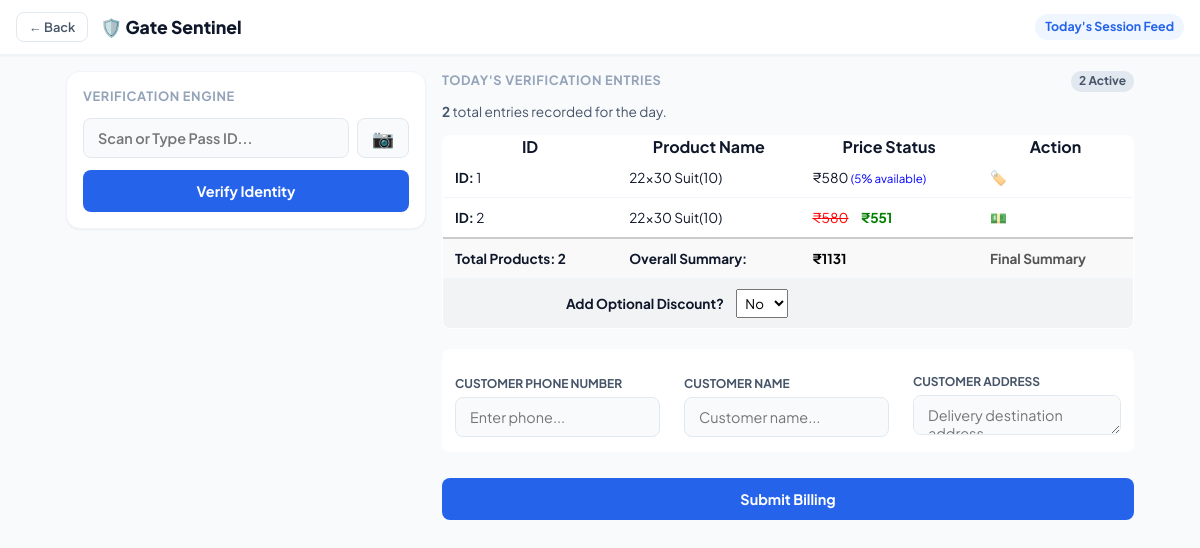
The app's page /new_billing (signed in) with its own data.
### app.py (models this page shows, shortened)
class Product(db.Model) :
    id = db.Column(db.Integer,primary_key=True)
    product_name = db.Column(db.String(100))
    product_id = db.Column(db.String(100))
    product_selling_amount = db.Column(db.Integer)
    product_raw_amount = db.Column(db.Integer)
    backup_product_selling_amount = db.Column(db.Integer, default=None)  # New field to store the original selling amount for discount restoration
    backup_product_raw_amount = db.Column(db.Integer, default=None)  # New field to store the original raw amount for discount restoration
    discount = db.Column(db.Integer)
    product_location = db.Column(db.String(100))
    product_entry_date = db.Column(db.String(100))
    product_exit_date = db.Column(db.DateTime, default=None)
    Customer_id = db.Column(db.Integer, db.ForeignKey('customer.id'), default=None)
    status = db.Column(db.String(20), default='active')  # active, sold, expired, etc.

### app.py (the view, shortened to what this page needs)
@app.route('/new_billing', methods=['GET', 'POST'])
@login_required
def new_billing():
    bill = Billing.query.all()
    selled_products = SelledProduct.query.order_by(SelledProduct.scanned_at.desc()).all()
    products = Product.query.filter_by(status='scanned').all()
    return render_template('new_billing.html',bill=bill,
        selled_products=selled_products,
        products=products,
        customer_no='',
        customer_name='',
        customer_address=''
    )

### app.py (called while the page is built)
@login_manager.user_loader
def load_user(user_id):
    uid = int(user_id)
    user = User.query.get(uid)
    if user:
        return user
    shop_dealer = ShopDealer.query.get(uid)
    if shop_dealer:
        return shop_dealer
    return None

### templates/new_billing.html (shortened to what this page needs)
<!DOCTYPE html>
<html lang="en">
<head>
</head>
<body>
    <header class="app-bar">
        <div class="nav-left">
            <button class="btn-back" onclick="window.history.back();">← Back</button>
            <h1 class="app-title">🛡️ Gate Sentinel</h1>
        </div>
        <div class="day-order-badge" id="currentDayOrder">Today's Session Feed</div>
    </header>
    <main class="dashboard-container">
        <aside class="left-column">
            <div class="panel-card">
                <h2 class="panel-title">Verification Engine</h2>
                <form id="verificationForm" action="/verify_id" method="post">
                    <div class="form-group">
                        <div class="input-with-action">
                            <input type="number" name="product_id" id="product_id" class="form-input"
                                placeholder="Scan or Type Pass ID..." autocomplete="off" required>
                            <button type="button" class="btn-action-toggle" id="toggleScannerBtn"
                                title="Scan QR Code with Camera">
                                📷
                            </button>
                        </div>
                    </div>
                    <button type="submit" class="btn-submit">Verify Identity</button>
                </form>
            </div>
        </aside>
        <section class="right-column">
            <div style="margin-bottom: 10px; display: flex; justify-content: space-between; align-items: center;">
                <h2 class="panel-title" style="margin-bottom: 0;">Today's Verification Entries</h2>
                <span id="liveCounter"
                    style="font-size: 0.75rem; font-weight: 700; color: var(--text-secondary); background: #e2e8f0; padding: 2px 8px; border-radius: 10px;">
                    {{ selled_products|length }} Active
                </span>
            </div>
            <div style="font-size: 0.85rem; margin-bottom: 14px; color: var(--text-secondary);">
                <strong>{{ selled_products|length }}</strong> total entries recorded for the day.
            </div>
<table>
                <thead>
                    <tr>
                        <th>ID</th>
                        <th>Product Name</th>
                        <th>Price Status</th>
                        <th>Action</th>
                    </tr>
                </thead>
                <tbody>
                    {% set total_count = namespace(value=0) %}
                    {% set total_selling_amount = namespace(value=0) %}
                    {% for p in products %}
                    {% set total_count.value = total_count.value + 1 %}
                    {% set total_selling_amount.value = total_selling_amount.value + p.product_selling_amount %}
                    <tr>
                        <td><strong>ID:</strong> {{ p.id }}</td>
                        <td>{{ p.product_name }}</td>
                        <td>
                            {% if p.product_selling_amount != p.backup_product_selling_amount %}
                            <s style="color: red;">₹{{ p.backup_product_selling_amount }}</s>
                            <span style="color: green; font-weight: bold; margin-left: 10px;">₹{{ p.product_selling_amount }}</span>
                            {% else %}
                            ₹{{ p.product_selling_amount }}
                            {% if p.discount and p.discount > 0 %}
                            <span style="color: blue; font-size: 0.85em;">({{ p.discount }}% available)</span>
                            {% endif %}
                            {% endif %}
                        </td>
                        <td>
                            {% if p.product_selling_amount == p.backup_product_selling_amount %}
                            <a href="/discount_apply/{{ p.id }}">🏷️</a>
                            {% else %}
                                <span style="color: green; font-weight: bold;"><a href="/discount_remove/{{ p.id }}">💵</a></span>
                            {% endif %}
                        </td>
                    </tr>
                    {% endfor %}
                </tbody>
                <tfoot style="background-color: #f9f9f9; font-weight: bold; border-top: 2px solid #ccc;">
                    <tr>
                        <td>Total Products: {{ total_count.value }}</td>
                        <td>Overall Summary:</td>
                        <td>
                            <div id="summary-price-container" data-base-total="{{ total_selling_amount.value }}">
                                <span id="final-total-display" style="color: black;">₹{{ total_selling_amount.value }}</span>
                            </div>
                        </td>
                        <td>
                            <span style="color: #555;">Final Summary</span>
                        </td>
                    </tr>
                    <tr style="background-color: #f1f3f5; border-top: 1px dashed #bbb;">
                        <td colspan="2" style="text-align: right; vertical-align: middle;">
                            Add Optional Discount?
                            <select id="discount-toggle" onchange="toggleDiscountInput()" style="padding: 4px; margin-left: 10px;">
                                <option value="no">No</option>
                            </select>
                        </td>
                        <td colspan="2" style="vertical-align: middle;">
                        </td>
                    </tr>
                </tfoot>
            </table>
            <form method="POST" action="{{ url_for('new_billing') }}" style="margin-top: 20px;">
                <table style="border: 1px solid var(--border-strong); background: var(--bg-card); width: 100%;">
                    <tr>
                        <td style="padding: 12px; border: none;">
                            <label for="customer_phone_number">Customer Phone Number</label>
                            <input type="text" id="customer_phone_number" name="customer_phone_number" class="form-control" placeholder="Enter phone..." required>
                        </td>
                        <td style="padding: 12px; border: none;">
                            <label for="customer_name">Customer Name</label>
                            <input type="text" id="customer_name" name="customer_name" class="form-control" placeholder="Customer name..." required>
                        </td>
                        <td style="padding: 12px; border: none;">
                            <label for="customer_address">Customer Address</label>
                            <textarea id="customer_address" name="customer_address" class="form-control" rows="1" placeholder="Delivery destination address..." style="resize: vertical;" required></textarea>
                        </td>
                    </tr>
                </table>
                <button type="submit" class="btn-submit" style="margin-top: 12px;">Submit Billing</button>
            </form>
        </section>
    </main>
</body>
</html>

### templates/new_billing.html (style rules this page uses)
:root { --bg-surface: #f8fafc; --bg-card: #ffffff; --text-primary: #0f172a; --text-secondary: #475569; --text-muted: #94a3b8; --brand-primary: #2563eb; --brand-primary-light: #eff6ff; --brand-danger: #ef4444; --brand-success: #16a34a; --border-subtle: #f1f5f9; --border-strong: #e2e8f0; --radius-xl: 14px; --radius-md: 8px; --radius-sm: 4px; --shadow-sm: 0 1px 2px rgba(15, 23, 42, 0.05); --transition-fast: all 0.15s cubic-bezier(0.4, 0, 0.2, 1); }
* { box-sizing: border-box; margin: 0; padding: 0; font-family: 'Plus Jakarta Sans', sans-serif; -webkit-font-smoothing: antialiased; }
body { background-color: var(--bg-surface); color: var(--text-primary); line-height: 1.4; }
.app-bar { background-color: var(--bg-card); border-bottom: 1px solid var(--border-subtle); position: sticky; top: 0; z-index: 100; padding: 12px 16px; display: flex; align-items: center; justify-content: space-between; box-shadow: var(--shadow-sm); }
.nav-left { display: flex; align-items: center; gap: 12px; }
.btn-back { background: none; border: 1px solid var(--border-strong); padding: 6px 12px; border-radius: var(--radius-md); cursor: pointer; font-size: 0.8rem; font-weight: 600; color: var(--text-secondary); transition: var(--transition-fast); }
.app-title { font-size: 1.1rem; font-weight: 800; }
.day-order-badge { background-color: var(--brand-primary-light); color: var(--brand-primary); padding: 4px 10px; border-radius: 20px; font-size: 0.775rem; font-weight: 700; }
.dashboard-container { max-width: 1100px; margin: 16px auto; padding: 0 16px; display: grid; grid-template-columns: 1fr; gap: 16px; }
@media (min-width: 868px) { .dashboard-container { grid-template-columns: 360px 1fr; align-items: start; } }
.panel-card { background-color: var(--bg-card); border: 1px solid var(--border-subtle); border-radius: var(--radius-xl); padding: 16px; box-shadow: var(--shadow-sm); margin-bottom: 16px; }
.panel-title { font-size: 0.8rem; font-weight: 700; color: var(--text-muted); margin-bottom: 12px; text-transform: uppercase; letter-spacing: 0.05em; }
.form-group { margin-bottom: 12px; }
.input-with-action { display: flex; gap: 8px; }
.form-input { width: 100%; padding: 10px 14px; border: 1px solid var(--border-strong); border-radius: var(--radius-md); font-size: 0.9rem; font-weight: 600; outline: none; background-color: var(--bg-surface); transition: var(--transition-fast); }
.btn-action-toggle { background-color: var(--bg-surface); border: 1px solid var(--border-strong); border-radius: var(--radius-md); padding: 0 14px; cursor: pointer; font-size: 1.1rem; display: flex; align-items: center; justify-content: center; transition: var(--transition-fast); }
.btn-submit { width: 100%; background-color: var(--brand-primary); color: white; border: none; padding: 12px; border-radius: var(--radius-md); font-size: 0.9rem; font-weight: 700; cursor: pointer; transition: var(--transition-fast); }
label { display: block; font-size: 0.75rem; font-weight: 700; color: var(--text-secondary); margin-top: 12px; margin-bottom: 4px; text-transform: uppercase; }
.form-control { width: 100%; padding: 10px 14px; border: 1px solid var(--border-strong); border-radius: var(--radius-md); font-size: 0.9rem; background-color: var(--bg-surface); outline: none; transition: var(--transition-fast); }
table { width: 100%; border-collapse: collapse; margin-bottom: 14px; background: var(--bg-card); border: 1px solid var(--border-strong); border-radius: var(--radius-md); overflow: hidden; }
td { padding: 10px 12px; font-size: 0.85rem; border-bottom: 1px solid var(--border-subtle); }
td a { color: var(--brand-primary); text-decoration: none; font-weight: 700; }

### records on screen
Product: id "1", product_name "22x30 Suit(10)", product_selling_amount "580", discount "5"
Product: id "2", product_name "22x30 Suit(10)", backup_product_selling_amount "580", product_selling_amount "551"

### other values on screen
{{ selled_products|length }} "2"
{{ total_count.value }} "2"
{{ total_selling_amount.value }} "1131"
